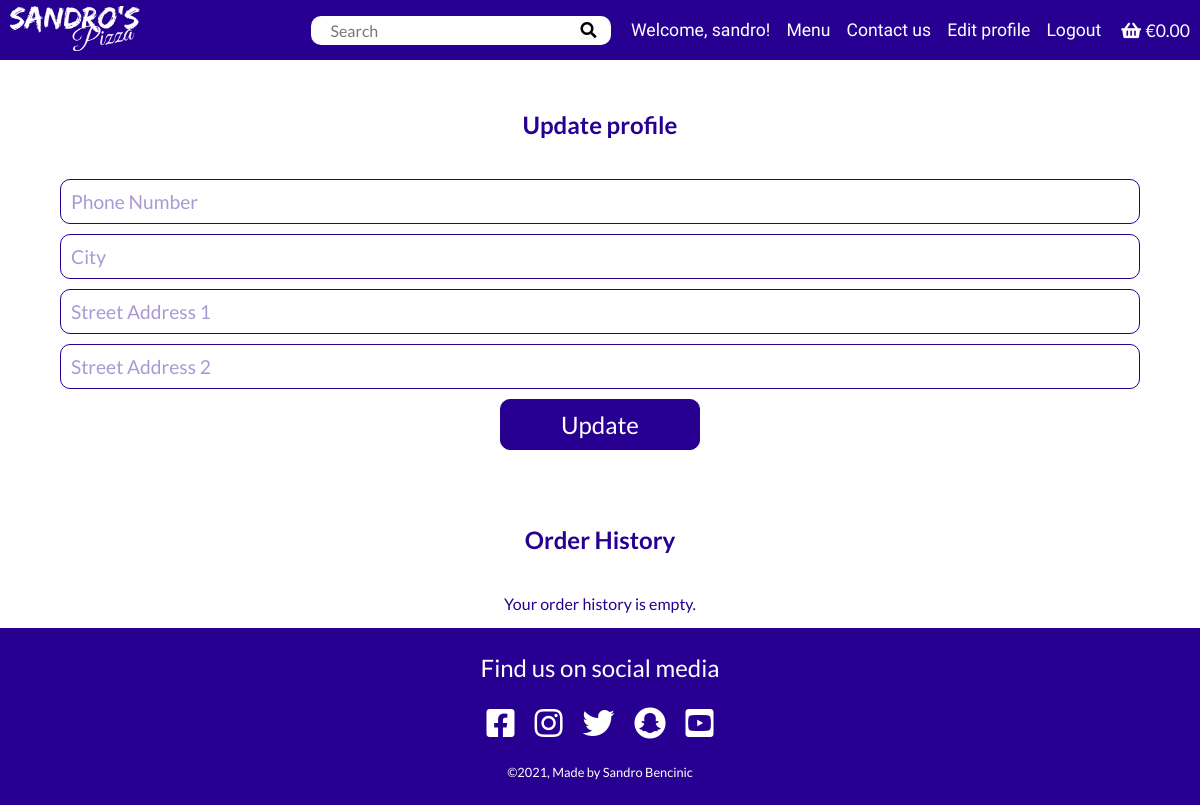
Before: /profiles/profile/ (signed in) with the older database file.
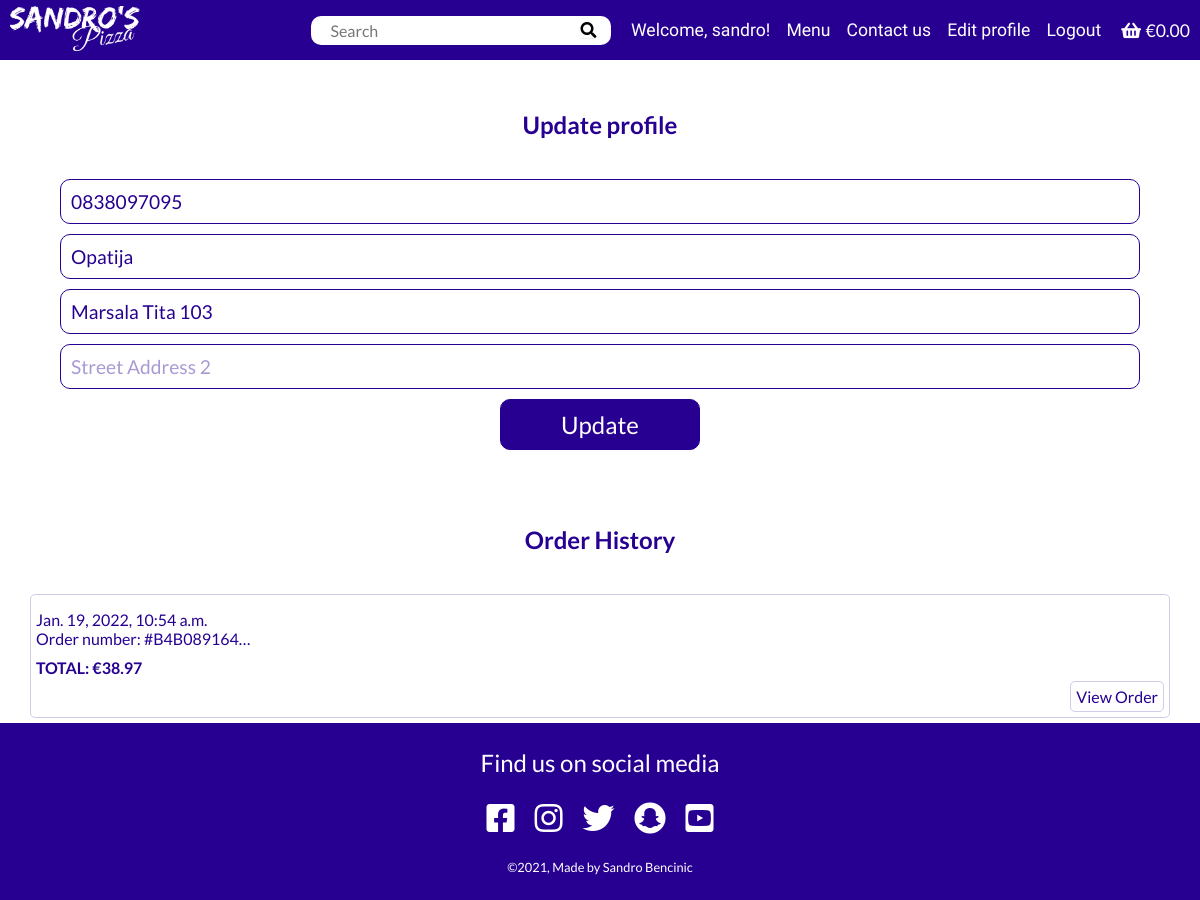
After: the same page with the newer database file.
### profiles/models.py (models this page shows, shortened)
class UserProfile(models.Model):
    user = models.OneToOneField(User, on_delete=models.CASCADE)
    default_phone_number = models.CharField(
        max_length=20, null=True, blank=True)
    default_city = models.CharField(
        max_length=40, null=True, blank=True)
    default_street_address1 = models.CharField(
        max_length=80, null=True, blank=True)
    default_street_address2 = models.CharField(
        max_length=80, null=True, blank=True)

### checkout/models.py (models this page shows, shortened)
class Order(models.Model):
    user_profile = models.ForeignKey(
        UserProfile, on_delete=models.SET_NULL,
        null=True, blank=True, related_name='orders')
    full_name = models.CharField(max_length=100)
    email = models.EmailField(max_length=100)
    phone_number = models.CharField(max_length=100)
    street_address1 = models.CharField(max_length=100)
    street_address2 = models.CharField(max_length=100, null=True, blank=True)
    city = models.CharField(max_length=100)
    date = models.DateTimeField(auto_now_add=True)
    order_number = models.CharField(max_length=32, editable=False)
    order_total = models.DecimalField(
        max_digits=10, decimal_places=2, default=0, null=True)
    original_bag = models.TextField(null=False, blank=False, default='')
    stripe_pid = models.CharField(
        max_length=254, null=False, blank=False, default='')

### profiles/views.py (the view)
# urls.py: path('profile/', profile, name='profile'),
def profile(request):
    profile = get_object_or_404(UserProfile, user=request.user)
    if request.method == 'POST':
        form = UserProfileForm(request.POST, instance=profile)
        if form.is_valid():
            form.save()
            messages.success(request, 'Profile updated successfully')
    form = UserProfileForm(instance=profile)
    orders = profile.orders.all()[::-1]
    context = {
        'form': form,
        'orders': orders
    }
    return render(request, 'profiles/profile.html', context)

### profiles/forms.py
class UserProfileForm(forms.ModelForm):
    class Meta:
        model = UserProfile
        exclude = ('user',)
    def __init__(self, *args, **kwargs):
        super().__init__(*args, **kwargs)
        placeholders = {
            'default_phone_number': 'Phone Number',
            'default_city': 'City',
            'default_street_address1': 'Street Address 1',
            'default_street_address2': 'Street Address 2',
        }
        self.fields['default_phone_number'].widget.attrs['autofocus'] = True
        for field in self.fields:
            if self.fields[field].required:
                placeholder = f'{placeholders[field]} *'
            else:
                placeholder = placeholders[field]
            self.fields[field].widget.attrs['placeholder'] = placeholder
            self.fields[field].label = False

### order/contexts.py (called while the page is built, shortened)
def contexts(request):
    bag_items = []
    grand_total = 0
    if request.user.is_authenticated:
        delivery_fee = 0
    else:
        delivery_fee = 2
    grand_total += delivery_fee
    order_time = None
    bag = request.session.get('bag', {})
    context = {
        'bag_items': bag_items,
        'grand_total': grand_total,
        'order_time': order_time,
        'delivery_fee': delivery_fee,
    }
    return context

### profiles/templates/profiles/profile.html (shortened to what this page needs)
{% extends 'base.html' %}
{% load static %}
{% block content %}
    <div class="update-profile">
        <h2 class="update-profile__title">Update profile</h2>
        <form class="update-profile-form" action="{% url 'profile' %}" method="post">
            {{ form.as_p }}
            <button class="btn btn--update-profile" type="submit">Update</button>
        </form>
    </div>
    <div class="orderhistory">
        <h2 class="orderhistory__title">Order History</h2>
        {% if orders|length == 0  %}
            <p class="orderhistory__text">Your order history is empty.</p>
        {% else %}
            {% for order in orders %}
                <div class="orderhistory__item">
                    <p class="orderhistory__date">{{ order.date }}</p>
                    <p class="orderhistory__number">Order number: #{{ order.order_number|truncatechars:10 }}</p>
                    <p class="orderhistory__total">TOTAL: €{{ order.order_total }}</p>
                    <a class="orderhistory__btn" href="{% url 'saved_order' order.order_number %}">View Order</a>
                </div>
            {% endfor %}
        {% endif %}
    </div>
{% endblock content %}

### templates/base.html (shortened to what this page needs)
{% load static %}
<!DOCTYPE html>
<html lang="en">
<head>
    <link rel="stylesheet" href="https://use.fontawesome.com/releases/v5.15.4/css/all.css">
    <link rel="stylesheet" href="https://cdnjs.cloudflare.com/ajax/libs/animate.css/4.1.1/animate.min.css">
    <link rel="stylesheet" href="{% static 'css/style.css' %}">
</head>
<body>
    <header class="navbar">
        <nav class="navbar__container">
            <a href="{% url 'index' %}">
                <img class="navbar__logo" src="{% static 'images/logo_bw.webp' %}" alt="Sandros pizza logo">
            </a>
            <div class="navbar__desktop-menu">
                <form class="navbar__search" action="{% url 'menu' %}" method="get" style="margin-right: 20px;">
                    <input class="search__input" type="text" name="q" id="q" placeholder="Search">
                    <button class="search__btn">
                        <i class="fas fa-search"></i>
                    </button>
                </form>
                <ul class="navbar__links">
                    {% if user.is_authenticated %}
                    <li class="navbar__user-desktop">
                        Welcome, {{ request.user }}!
                    </li>
                    {% endif %}
                    <li class="navbar__link">
                        <a href="{% url 'menu' %}">Menu</a>
                    </li>
                    <li class="navbar__link">
                        <a href="{% url 'contact' %}">Contact us</a>
                    </li>
                    {% if user.is_authenticated %}
                    <li class="navbar__link">
                        <a href="{% url 'profile' %}">Edit profile</a>
                    </li>
                    <li class="navbar__link">
                        <a href="{% url 'account_logout' %}">Logout</a>
                    </li>
                    {% endif %}
                    <li class="navbar__link" style="margin-left: 20px;">
                        <a href="{% url 'order' %}">
                            <i class="fas fa-shopping-basket"></i>
                            {% if bag_items %}
                            <span>€{{ grand_total|floatformat:2 }}</span>
                            {% else %}
                            <span>€0.00</span>
                            {% endif %}
                        </a>
                    </li>
                </ul>
            </div>
        </nav>
    </header>
    <div class="main-container">
        {% block content %}
        {% endblock content %}
    </div>
    <footer class="footer">
        <p class="footer__title">Find us on social media</p>
        <ul class="footer__links">
        <li>
            <a href="https://www.facebook.com/" target="_blank"
            aria-label="link to facebook (opens in new tab)" rel="noopener">
            <i class="fab fa-facebook-square"></i>
            </a>
        </li>
        <li>
            <a href="https://www.instagram.com/" target="_blank"
            aria-label="link to instagram (opens in new tab)" rel="noopener">
            <i class="fab fa-instagram"></i>
            </a>
        </li>
        <li>
            <a href="https://twitter.com/" target="_blank"
            aria-label="link to twitter (opens in new tab)" rel="noopener">
            <i class="fab fa-twitter"></i>
            </a>
        </li>
        <li>
            <a href="https://www.snapchat.com/" target="_blank"
            aria-label="link to snapchat (opens in new tab)" rel="noopener">
            <i class="fab fa-snapchat"></i>
            </a>
        </li>
        <li>
            <a href="https://www.youtube.com/" target="_blank"
            aria-label="link to youtube (opens in new tab)" rel="noopener">
            <i class="fab fa-youtube-square"></i>
            </a>
        </li>
        </ul>
        <p class="footer__copyright">©2021, Made by Sandro Bencinic</p>
    </footer>
</body>
</html>

Changed rows visible on the page:
changed UserProfile: default_phone_number (not shown) → "0838097095"; default_city (not shown) → "Opatija"; default_street_address1 (not shown) → "Marsala Tita 103"
added Order: date "Jan. 19, 2022, 10:54 a.m.", order_number "B4B089164…", order_total "38.97"
Other visible differences:
text no longer shown: "Your order history is empty."
